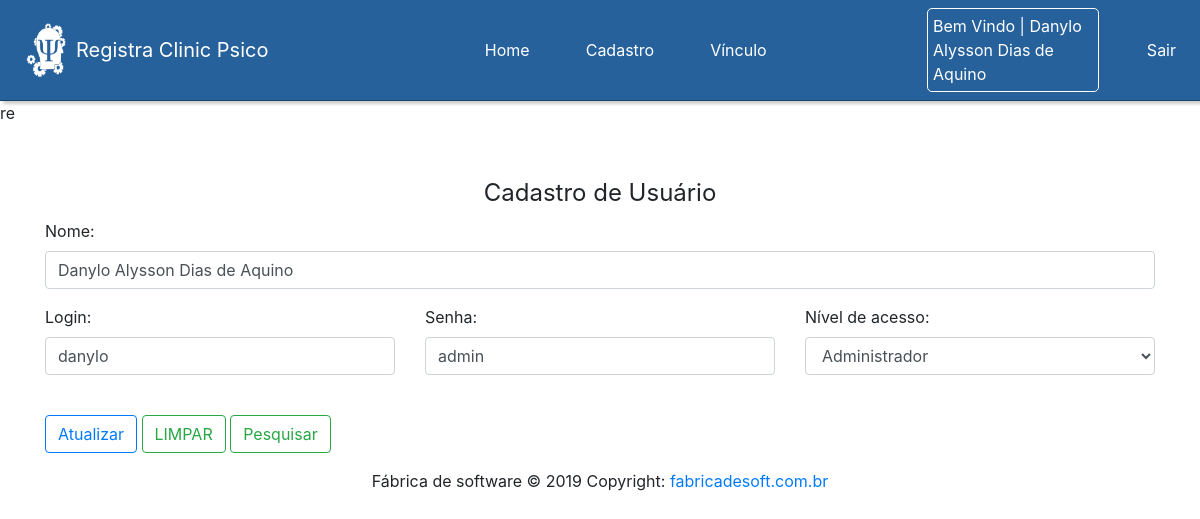
/telas/TelaUsuario.php?editar=7 (signed in), run on the app's committed database.
### tables this page shows
CREATE TABLE IF NOT EXISTS `usuario` (
  `idUsuario` int(11) NOT NULL AUTO_INCREMENT,
  `loginUsuario` varchar(255) DEFAULT NULL,
  `nomeUsuario` varchar(255) DEFAULT NULL,
  `senhaUsuario` varchar(255) DEFAULT NULL,
  `tipoUsuario` varchar(255) DEFAULT NULL,
  PRIMARY KEY (`idUsuario`)
);

### Banco/conexao.php (called while the page is built, shortened)
<?php
class Banco{
	private $pdo;
	private $array;
	public function __construct($host,$dbname,$dbuser,$dbpass){
		try{
			$this->pdo = new pdo("mysql:dbname=".$dbname.";host=".$host, $dbuser, $dbpass);
		}catch(PDOExeption $e){
			echo "Falhou :".$e->getMessage();
		}
	}
	public function query($sql){
		$query = $this->pdo->query($sql);
		$this->array = $query->fetchAll();
	}
	public function result(){
		return $this->array;
	}
}
?>

### telas/TelaUsuario.php (the view, shortened to what this page needs)
<!doctype html>
<html lang="pt-br">
  <head>
    <link rel="stylesheet" href="https://stackpath.bootstrapcdn.com/bootstrap/4.3.1/css/bootstrap.min.css">
  </head>
  <body>
    <?php include_once '../Util/NavBar.php'; ?>
    <?php require_once '../Usuario/EditarUsuario.php'; ?>
    <div class="container">
    <?php if(isset($_GET['editar'])):?>
    <form action="../Usuario/EditarUsuario.php" method="post">
    <?php else: ?>
    <form action="../Usuario/CadastroUsuario.php" method="post">
    <?php endif; ?>
      <fieldset>
        <legend class="fw" style="text-align: center;">Cadastro de Usuário</legend>
        <div class="row">
        <div class="form-group col-sm-12">
          <label id="nomeUsuario" class="fw">Nome:</label>
          <input type="text" name="nomeUsuario" value="<?php echo $nome; ?>" class="form-control" id="nomeUsuario">
        </div>
        <div class="form-group col-sm-4">
          <label id="loginUsuario" class="fw">Login:</label>
          <input type="text" name="loginUsuario" value="<?php echo $login; ?>" class="form-control" id="loginUsuario">
        </div>
        <div class="form-group col-sm-4">
          <label id="senhaUsuario" class="fw">Senha:</label>
          <input type="text" name="senhaUsuario" value="<?php echo $senha; ?>" class="form-control" id="senhaUsuario">
        </div>
        <div class="form-group col-sm-4">
          <label id="nivelUsuario" class="fw">Nível de acesso:</label>
          <select name="nivelUsuario" class="form-control" id="nivelUsuario">
            <option value="<?php echo $nivel; ?>"><?php echo $nivel; ?></option>
          </select>
        </div>
        </div>
        <br>
        <?php if(isset($_GET['editar'])):?>
        <button type="submit" name="atualizar" value="atualizar" class="btn btn-outline-primary">Atualizar</button>
        <?php else : ?>
        <button type="submit" name="cadastrar" value="cadastrar" class="btn btn-outline-success">ENVIAR</button>
        <?php endif; ?>
        <button type="reset" class="btn btn-outline-success">LIMPAR</button>
        <a href="TelaPesquisaUsuario.php" class="btn btn-outline-success">Pesquisar</a>
      </fieldset>
    </form>
  </div>
    <?php include_once '../Util/Footer.php'; ?>
  </body>
</html>

### css/styleMenu.css (style rules this page uses)
body { font-family: 'Selvetica', sans-serif; }
.container { padding-top: 50px; }

### data on the page
usuario: nomeUsuario "Danylo Alysson Dias de Aquino", loginUsuario "danylo", senhaUsuario "admin", nivelUsuario "Administrador"

### other printed values
$_SESSION['nomeUsuario'] "Danylo Alysson Dias de Aquino"
